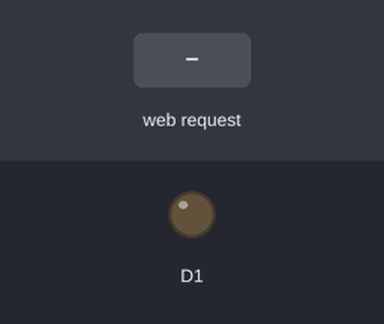
Recording of a sketch running on a simulated ESP8266 (NodeMCU). Parts: output pins drawn as LEDs (lit = HIGH). The inputs (shaded band) are chosen by the test bench. WiFi joins after 1.5 s; servers stay silent unless stated; what the sketch prints to the serial monitor is not drawn.

Above: at 5.7 s.
5.8 s: HTTP request GET /ledon received
At 6.2 s:
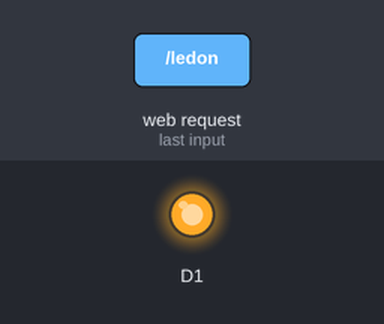
7.3 s: HTTP request GET /ledoff received
At 8.6 s:
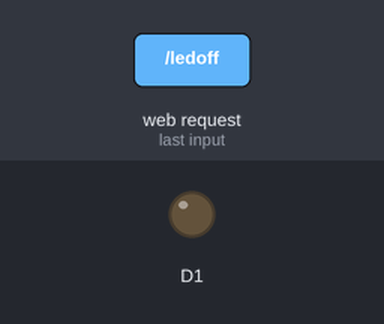
Timing chart, 0 to 10.3 s (numbered marks = the images above; inputs shaded):
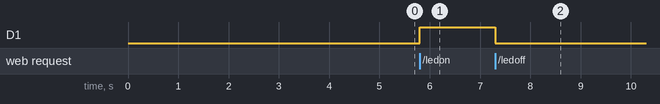

The sketch:

led_control_by_nodemcu.ino
```cpp
#include <ESP8266WiFi.h>

const char* ssid = "404 LAN";
const char* password = "hello5mfs";

WiFiServer server(80);

void setup() {
  pinMode(D1, OUTPUT);
  digitalWrite(D1, LOW);
  Serial.begin(9600);
  Serial.print("Connecting to ");
  Serial.println(ssid);

  WiFi.mode(WIFI_STA);
  WiFi.begin(ssid, password);

  while (WiFi.status() != WL_CONNECTED) {
    delay(500);
    Serial.print(".");
  }

  Serial.println("");
  Serial.println("NodeMCU is connected to WiFi");
  Serial.print("IP address: ");
  Serial.println(WiFi.localIP());
  server.begin();
  delay(3000);
}

void loop() {
  WiFiClient client;
  client = server.available();

 if (client == 1) {
    String request = client.readStringUntil('\n');
    client.flush();
    Serial.println(request);
    if (request.indexOf("ledon") != -1)
    { digitalWrite(D1, HIGH);
      Serial.println("LED is ON");
    }

    if (request.indexOf("ledoff") != -1)
    { digitalWrite(D1, LOW);
      Serial.println("LED is OFF");
    }

    client.println("HTTP/1.1 200 OK");
    client.println("Content-Type: text/html");
    client.println("");

    client.println("<!DOCTYPE HTML>");
    client.println("<html>");
    client.println("<head>");
    client.println("<title> Controlling LED </title>");
    client.println("</head>");
    client.println("<body align= \"center\" >");
    client.println("<h1> <font size = \"25\" face = \"Cooper\" >  NodeMCU and Wifi Network  </font> </h1> ");
    client.println("<p> <a href=\"/ledon\">  <button style=\"height:60px; background-color: yellow; width:200px; cursor: pointer\"> ON  </button> <a> </font></p> ");
    client.println("<p> <a href=\"/ledoff\"> <button style=\"height:60px; background-color: yellow; width:200px; cursor: pointer\" > OFF </button> <a> </font></p> ");
    client.println("</body>");
    client.println("</html>");

    Serial.println("Client disonnected");
    Serial.println("------------------");
    Serial.println("                  ");

  }
}
```

Measured:
- after the input at 5.8 s, D1: LOW → HIGH at once
- after the input at 7.3 s, D1: HIGH → LOW at once
